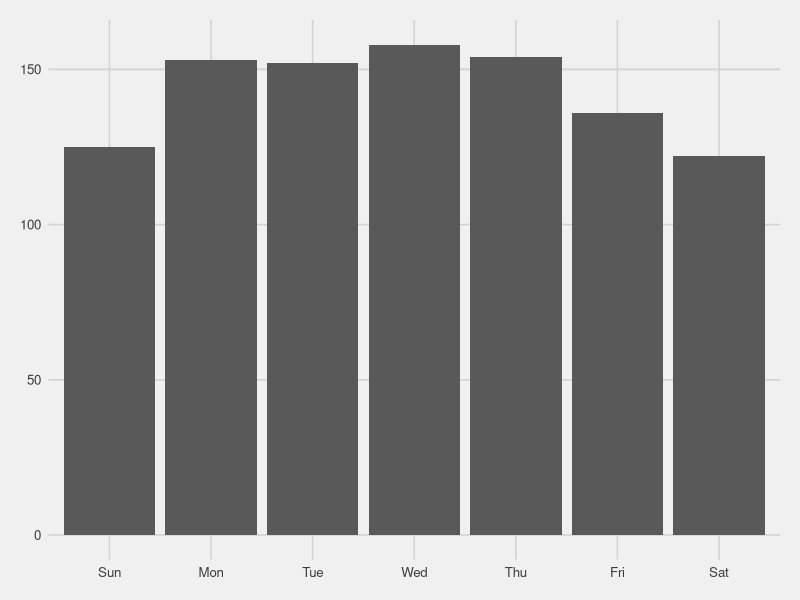

Generate this figure with R: (Note: this script raises an error after producing the figure.)
## ---- chunk 1
knitr::opts_chunk$set(echo = TRUE)
## ---- chunk 2
library(tidyverse)
library(lubridate)
library(ggthemes)
## ---- chunk 3
set.seed(2);
order_daterange <- seq(as.POSIXlt("2018-08-01"),as.POSIXlt("2018-12-01"), by = "days")

order_datetime <- sample(order_daterange, size = 1000, replace = TRUE)
store_name = sample(c("McDonald's", "KFC", "Didi Burger", "Broccoli Pizza", "Dipndip", "Doce"), size = length(order_datetime), replace = TRUE)
store_id = sample(23:150, size = length(order_datetime), replace = TRUE)
destination = paste0("Neighbourhood ",sample(c('A','B','C','D'),length(order_datetime),rep=T))
delivery_time <- order_datetime + sample(1200:3600, size = length(order_datetime), rep = T)
travel_time = round(difftime(delivery_time, order_datetime), 2)

orders_df <- tibble(store_id, store_name, order_datetime, destination, delivery_time, travel_time) %>% 
  mutate(order_day = wday(order_datetime, label = T))

## ---- chunk 4
orders_df %>% 
  group_by(order_day) %>% 
  count() %>%  
  ggplot(aes(order_day, n)) +
  geom_bar(stat = "identity") +
  scale_color_viridis_c() +
  theme_fivethirtyeight()


orders_df %>% 
  mutate(order_day = wday(order_datetime, label = T))
test
